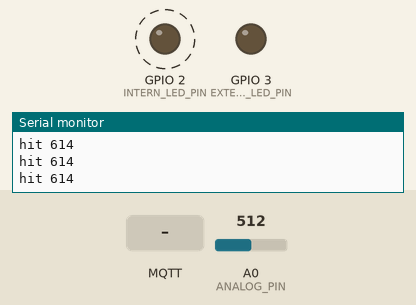
Simulated run of this sketch. Board: ESP8266 (NodeMCU). Shown: output pins drawn as LEDs (lit = HIGH), the last lines printed to the serial monitor. Dashed ring = blinking. Inputs (shaded band) come from the test bench; at power-on: A0 (ANALOG_PIN) = 512. WiFi joins after 1.5 s; servers stay silent unless stated; no MQTT or app messages arrive unless stated; pins used as bus, display or sensor lines are not drawn.

Above: at 2.46 s.
2.8 s: MQTT message "1" arrives on the first subscribed topic
At 3.22 s:
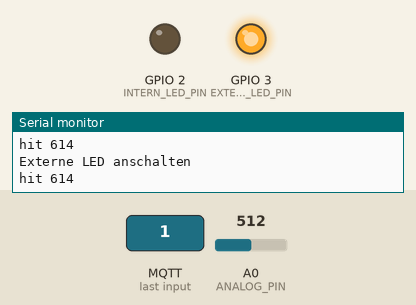
5.8 s: MQTT message "0" arrives on the first subscribed topic
At 6.49 s:
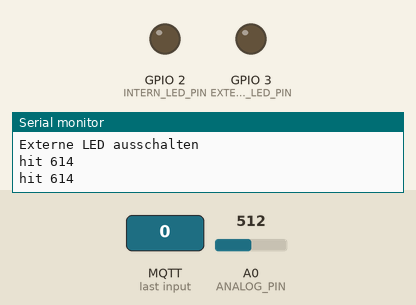
8.8 s: A0 (ANALOG_PIN) set to 28
11.8 s: A0 (ANALOG_PIN) set to 23
13.3 s: A0 (ANALOG_PIN) set to 40
At 13.5 s:
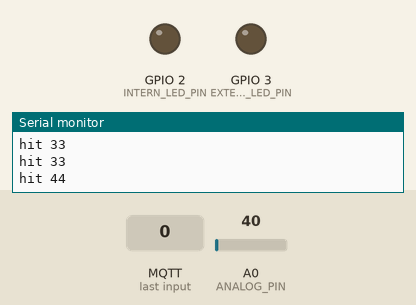
16.3 s: A0 (ANALOG_PIN) set to 20
Timing chart, 0 to 18.8 s (numbered marks = the images above; inputs shaded):
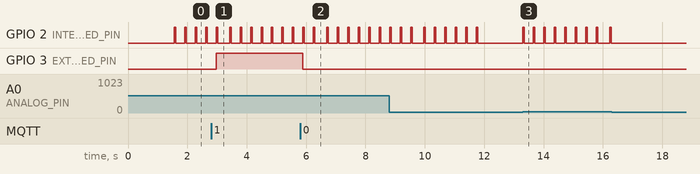

The sketch:

combined_original.ino
```cpp
#include <PubSubClient.h>
#include <ESP8266WiFi.h>

///////////////////////////////////////////////////////////////////////////
// Network Parameter                                                     //
///////////////////////////////////////////////////////////////////////////

WiFiClient wifiClient;
const char* ssid          = "IOT-WS";
const char* password      = "Spartakiade2017";

///////////////////////////////////////////////////////////////////////////
// MQTT Parameter                                                        //
///////////////////////////////////////////////////////////////////////////

PubSubClient mqttClient;
const char* mqttServer    = "192.168.30.10";
const int   mqttPort      = 1883;
const char* mqttUsername  = "spartakus";
const char* mqttPassword  = "berlinworkshop";
const String targetId     = "3";
const String clientName   = "target" + targetId;

const String topicBase    = "target/" + targetId + "/";
const String topicHit     = topicBase + "hit";
const String topicPing    = topicBase + "ping";
const String topicLed     = topicBase + "led";

///////////////////////////////////////////////////////////////////////////
// Loop Parameter                                                        //
///////////////////////////////////////////////////////////////////////////

long value                = 0;
long maxValue             = 0;
long threshold            = 30;
long average              = 0;

long loopCounter          = 0;
long maxLoops             = 5;
long totalValue           = 0;
int  hitId                = 0;
unsigned long timeMillis;

///////////////////////////////////////////////////////////////////////////
// Pin Belegung                                                          //
///////////////////////////////////////////////////////////////////////////

const int EXTERN_LED_PIN  = 3;  // Angesteckte LED auf D0
const int INTERN_LED_PIN  = 2;  // Blaue Idee auf dem Chip
const int ANALOG_PIN      = 17; // Angesteckter Lautsprecher auf Analog0
const int POWER_PIN       = 15; // Wenn die WioNode am USB betrieben wird muss die USB-Spannung durchgeschalten werden

///////////////////////////////////////////////////////////////////////////
// Blink                                                                 //
///////////////////////////////////////////////////////////////////////////

void blinkInternLED() {
  digitalWrite(INTERN_LED_PIN, HIGH);
  delay(50);
  digitalWrite(INTERN_LED_PIN, LOW);
  delay(50);
}

///////////////////////////////////////////////////////////////////////////
// Externe LED anschalten                                                //
///////////////////////////////////////////////////////////////////////////

void switchOnExternLED() {
  Serial.println("Externe LED anschalten");
  pinMode(EXTERN_LED_PIN, OUTPUT);
  digitalWrite(EXTERN_LED_PIN, HIGH);
}

///////////////////////////////////////////////////////////////////////////
// Externe LED ausschalten                                               //
///////////////////////////////////////////////////////////////////////////

void switchOffExternLED() {
  Serial.println("Externe LED ausschalten");
  digitalWrite(EXTERN_LED_PIN, LOW);
}

///////////////////////////////////////////////////////////////////////////
// MQTT Callback Funktion                                                //
///////////////////////////////////////////////////////////////////////////

void callbackMessageReceived(char* topic, byte* payload, unsigned int length) {
  if (payload[0] == 49) { // Byte 49 = String "1"
    switchOnExternLED();
  } else {
    switchOffExternLED();
  }
}

///////////////////////////////////////////////////////////////////////////
// MQTT (re)subscribe
///////////////////////////////////////////////////////////////////////////

void resubscribe()
{
  mqttClient.subscribe(topicLed.c_str());
  Serial.println("subscribed to topic");
}

///////////////////////////////////////////////////////////////////////////
// Init Wifi
///////////////////////////////////////////////////////////////////////////

void initWifi() {
  Serial.print("wifi init. SSID: ");
  Serial.println(ssid);
  WiFi.begin(ssid, password);
  while (WiFi.status() != WL_CONNECTED) {
    delay(250);
    Serial.print(".");
  }
  Serial.println("");
  Serial.println("WiFi connected");

  Serial.print("IP address: ");
  Serial.println(WiFi.localIP());
}

///////////////////////////////////////////////////////////////////////////
// Init MQTT
///////////////////////////////////////////////////////////////////////////

void initMQTT() {
  mqttClient.setClient(wifiClient);
  mqttClient.setServer(mqttServer, mqttPort);
  mqttClient.setCallback(callbackMessageReceived);
  mqttReconnect();
}

///////////////////////////////////////////////////////////////////////////
// MQTT (re)connect
///////////////////////////////////////////////////////////////////////////
void mqttReconnect() {
  Serial.print("Connecting to MQTT-Server ");
  Serial.print(mqttServer);
  Serial.print(":");
  Serial.print(mqttPort);
  Serial.print(" with ClientId: ");
  Serial.println(clientName);

  // Reconnect Loop
  while (!mqttClient.connected()) {
    if (mqttClient.connect(clientName.c_str(), mqttUsername, mqttPassword)) {
      Serial.println("connecting to MQTT server was successful!");
      resubscribe();
    } else {
      Serial.print(".");
      delay(250);
    }
  }
}

///////////////////////////////////////////////////////////////////////////
// Den Mittelwert über mehrere Messpunkte ermitteln                      //
///////////////////////////////////////////////////////////////////////////

bool isAverageFullyCalculated(long value) {

  totalValue += value;

  if (loopCounter > maxLoops) {
    average = totalValue / maxLoops;
    totalValue = 0;
    loopCounter = 0;
    return true;
  }
  return false;
}

///////////////////////////////////////////////////////////////////////////
// Pseudo - breathing                                                         //
///////////////////////////////////////////////////////////////////////////

void breathing() {
  if (millis() - timeMillis > 3000) {
    delay(100);
    timeMillis = millis();
  }
}

///////////////////////////////////////////////////////////////////////////
// Arduino - Setup                                                       //
///////////////////////////////////////////////////////////////////////////

void setup() {
  // Serial.begin(115200);
  timeMillis = millis();

  /**
   * Bei einem Betrieb am USB muss der PIN 15 gesetzt werden, da sonst der
   * Strom nicht bei den Digital-Pins ankommt
   */
  pinMode(POWER_PIN, OUTPUT);
  digitalWrite(POWER_PIN, HIGH);

  /**
   * Die Interne Status-LED soll nicht leuchten
   */
  pinMode(INTERN_LED_PIN, OUTPUT);
  digitalWrite(INTERN_LED_PIN, LOW);

  initWifi();
  initMQTT();
}

///////////////////////////////////////////////////////////////////////////
// Arduino - Loop
///////////////////////////////////////////////////////////////////////////

void loop() {


  if (!mqttClient.connected()) {
    mqttReconnect();
  }

  mqttClient.loop();

  /**
   * Der delay ist ein wichtiger Parameter. Er bestimmt maßgeblich die Abtastrate
   * und sollte nicht zu hoch sein!
   */
  loopCounter++;

  /**
   * Auslesen des umfunktionierten Laustsprechers
   */
  value = analogRead(ANALOG_PIN);
  delayMicroseconds(50);

  /**
   * Den Wert kann man sich an dieser Stelle mal ausgeben lassen und im Plotter anzeigen lassen
   */

  // Serial.println(value);

  /**
   * Die WioNode ist mit der Abtastrate recht gut ausgelastet. Der PubSubClient findet keine
   * CPU-Zeit um das eigentliche MQTT interne PING-Paket zu senden. Um die Verbindung trotzdem
   * zu halten schicken wir hier aller paar Sekunden eine Message. Was die Verbindung auch
   * aufrecht erhalten sollte
   */
  breathing();

  if (!isAverageFullyCalculated(value)) {
    return;
  }

  if (average > threshold) {
    Serial.println("hit " + String(average));

    /**
     * Publish an den Broker auf target/X/hit mit der HitId.
     */
    mqttClient.publish(topicHit.c_str(), String(hitId++).c_str());
    average = 0;
    blinkInternLED();

    /**
     * Nach dem ersten Ausschlag des Wertes sollte der Loop kurz unterbrocken werden damit es keine
     * doppelt gezählten Treffer gibt.
     */
    delay(250);
  }
}
```

Measured:
- after the input at 2.8 s, GPIO 3 (EXTERN_LED_PIN): LOW → HIGH after 0.17 s
- after the input at 5.8 s, GPIO 3 (EXTERN_LED_PIN): HIGH → LOW after 0.09 s
- after the input at 11.8 s, GPIO 2 (INTERN_LED_PIN): stops changing and stays LOW
- after the input at 13.3 s, GPIO 2 (INTERN_LED_PIN): goes 7 × (HIGH 0.05 s, LOW 0.30 s), HIGH 0.05 s, LOW 0.40 s, HIGH 0.05 s, then LOW, starting at once
- after the input at 16.3 s, GPIO 2 (INTERN_LED_PIN): stops changing and stays LOW
